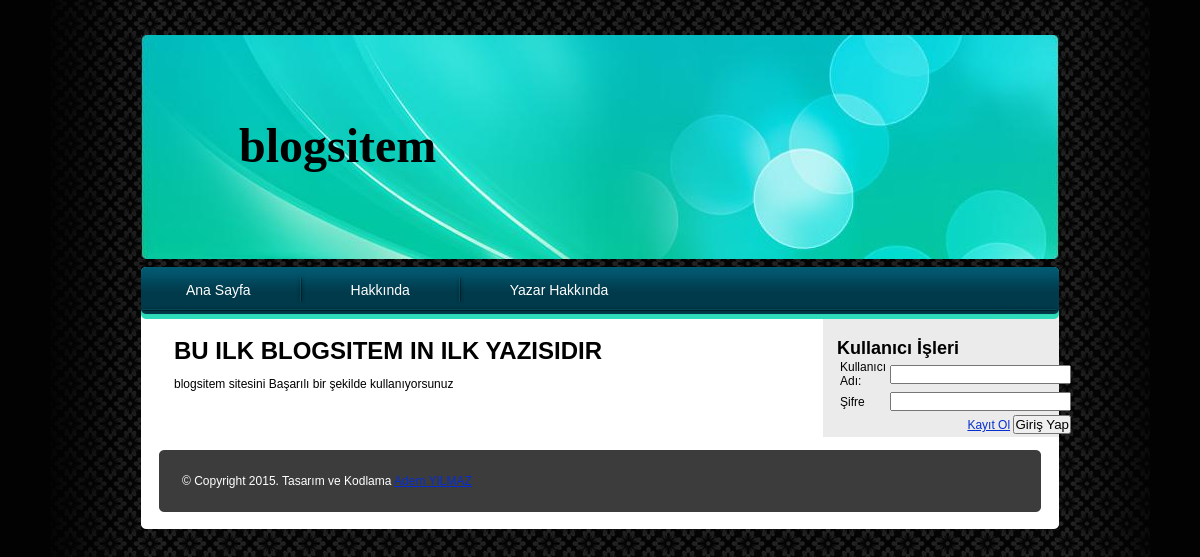
Page /icerik.php?isira=1 on the committed database.
### tables this page shows
CREATE TABLE `sayfalar` (
  `saysira` int(11) NOT NULL,
  `sayadi` text NOT NULL,
  `sayicerik` text NOT NULL
);

CREATE TABLE `yazilar` (
  `isira` int(11) NOT NULL,
  `ibaslik` text NOT NULL,
  `icerik` text NOT NULL
);

### ayar/ayar.php (called while the page is built, shortened)
<?php
function al($a)
{
	return mysql_fetch_array($a);
}
function bul($b,$normal=true)
{
if ($normal==true)
{
	return mysql_query($b);
}else
{
	return mysql_query($b) or die (mysql_error());
	}
}
?>

### icerik.php (the view, shortened to what this page needs)
<?php
include "ayar/ayar.php";
	if($_GET)
{
	$isira=$_GET["isira"];
		$yazioku=al(bul("Select * from yazilar where isira='$isira'"));
	}
else
{
	header("location:index.php");
}
?>
<!DOCTYPE html>
<html>
<head>
  <link href="css/style.css" rel="stylesheet" type="text/css">
</head>
<body>
<div class="main">
<div class="page">
<div class="header">
<h1><?php echo SiteAdi;?></h1>
</div>
<div class="topmenu">
<ul>
	<li style="background: transparent none repeat scroll 0% 50%; -moz-background-clip: initial; -moz-background-origin: initial; -moz-background-inline-policy: initial; padding-left: 0px;"><a href=index.php>Ana Sayfa</a></li>
<?php
$sayfala=bul("Select * from sayfalar");
while($sayfa=al($sayfala))
{
?>
<li><a href="sayfa.php?saysira=<?php echo $sayfa["saysira"];?>"><?php echo $sayfa["sayadi"];?></a></li>
<?php
}
?>
</ul>
</div>
<div class="content">
<div class="left-panel">
<div class="left-panel-in">
<h2 class="title"><?php echo $yazioku["ibaslik"];?></h2>
<p>&nbsp;</p>
<p><?php echo $yazioku["icerik"];?></p>
<p>&nbsp;</p>
</div>
</div>
<div class="right-panel">
<div class="right-row1">
<h3 class="subtitle">Kullanıcı İşleri</h3>
<p>
		<?php include "ayar/girisbolum.php";  ?>
</p>
</div>
</div>
</div>
<div class="footer">
<p>&copy; Copyright 2015. Tasarım ve Kodlama <a>Adem YILMAZ</a>
</p>
</div>
</div>
</div>
</body></html>

### css/style.css (style rules this page uses)
body { font-family: Arial, Helvetica, sans-serif; font-size: 12px; color: #000000; background-color: #020202; background-image: url(../images/body-rept.jpg); background-repeat: repeat-y; background-position: center top; margin: 35px 0px 0px 0px; }
h1, h2, h3, h4, h5, h6, p, ul, ol, li, form, input, textarea { padding: 0px; margin: 0px; }
a { color: #072FCF; text-decoration: underline; }
.main { width: 918px; margin: 0px auto; }
.page { width: 918px; float: left; }
.header { background-image: url(../images/header.jpg); background-repeat: no-repeat; background-position: left top; width: 918px; height: 232px; float: left; }
.header h1 { font-family: "Times New Roman", Times, serif; font-size: 48px; line-height: 48px; color: #000000; margin-top: 87px; margin-left: 98px; }
.topmenu { background-image: url(../images/menu-bg.jpg); background-repeat: no-repeat; background-position: left top; width: 918px; height: 52px; float: left; }
.topmenu ul { height: 47px; list-style-type: none; }
.topmenu ul li { background-image: url(../images/devider.jpg); background-repeat: no-repeat; background-position: left top; height: 47px; float: left; padding-left: 10px; }
.topmenu ul li a { font-family: Arial, Helvetica, sans-serif; font-size: 14px; line-height: 47px; color: #FFFFFF; text-decoration: none; padding-right: 45px; padding-left: 45px; }
.content { background-color: #FFFFFF; width: 918px; float: left; padding-bottom: 13px; }
.left-panel { width: 623px; float: left; padding-top: 20px; padding-left: 33px; }
.left-panel-in { width: 623px; float: left; }
.title { font-size: 24px; line-height: 100%; text-transform: uppercase; color: #000000; }
.subtitle { font-size: 18px; line-height: 100%; color: #000000; }
.right-panel { background-color: #ebebeb; width: 236px; float: right; padding-top: 20px; }
.right-row1 { clear: both; padding-left: 14px; }
.footer { line-height: 62px; background-image: url(../images/footer.jpg); background-repeat: no-repeat; background-position: left top; width: 841px; height: 79px; float: left; padding: 0px 36px 0px 41px; }
.footer p { font-size: 12px; color: #FFFFFF; float: left; }

### rows in the picture
sayfalar: sayadi "Hakkında"
sayfalar: sayadi "Yazar Hakkında"
yazilar: ibaslik "BU ILK BLOGSITEM IN ILK YAZISIDIR", icerik "blogsitem sitesini Başarılı bir şekilde kullanıyorsunuz"

### other values in the picture
SiteAdi "blogsitem"
